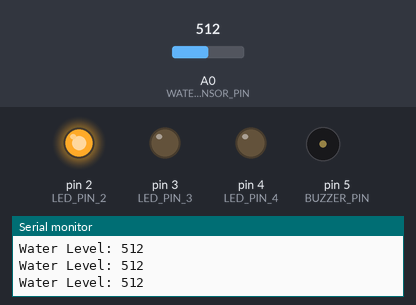
Bench run of a sketch on a simulated Arduino Uno, built with avr-gcc and run on an emulated ATmega328P. On the bench: output pins drawn as LEDs (lit = HIGH), buzzer (waves = sounding), the last lines printed to the serial monitor. The test bench sets the inputs (shaded band); at power-on: A0 (WATER_SENSOR_PIN) = 512.

Above: at 1.3 s.
1.4 s: A0 (WATER_SENSOR_PIN) set to 484
At 2.3 s:
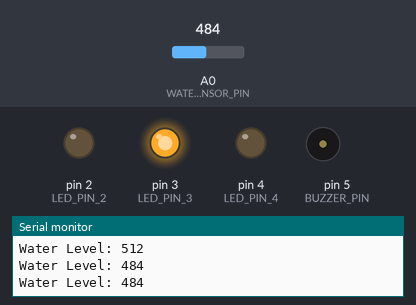
3.0 s: A0 (WATER_SENSOR_PIN) set to 308
4.5 s: A0 (WATER_SENSOR_PIN) set to 289
At 5.7 s:
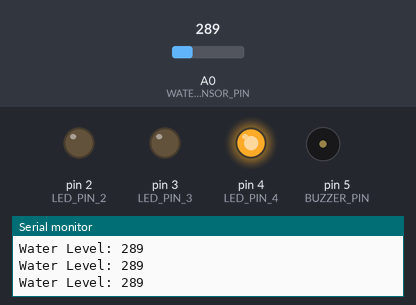
6.0 s: A0 (WATER_SENSOR_PIN) set to 710
At 7.0 s:
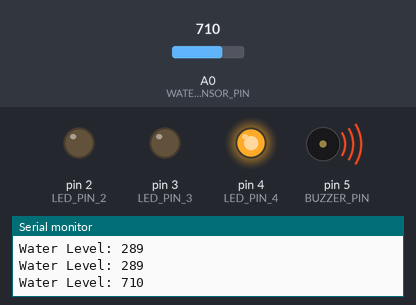
Timing chart, 0 to 13.0 s (numbered marks = the images above; inputs shaded):
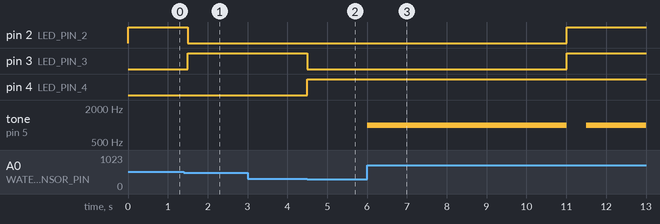

Measured:
- the behaviour switches between 501 and 500 on A0 (WATER_SENSOR_PIN) (found by bisection; images 0 and 1)
- the behaviour switches between 301 and 300 on A0 (WATER_SENSOR_PIN) (found by bisection; images 1 and 2)
- after the input at 1.4 s, pin 2 (LED_PIN_2): HIGH → LOW after 0.10 s; pin 3 (LED_PIN_3): LOW → HIGH after 0.10 s
- after the input at 4.5 s, pin 3 (LED_PIN_3): HIGH → LOW at once; pin 4 (LED_PIN_4): LOW → HIGH at once
- after the input at 6.0 s, pin 2 (LED_PIN_2), pin 3 (LED_PIN_3): LOW → HIGH after 5.0 s; tone on pin 5 (BUZZER_PIN): silent → 1000 Hz at once, → silent 5.0 s later, → 1000 Hz 0.50 s later

The sketch:

sketch_feb16e.ino
```cpp
#define WATER_SENSOR_PIN A0
#define LED_PIN_2 2
#define LED_PIN_3 3
#define LED_PIN_4 4
#define BUZZER_PIN 5

void setup() {
  pinMode(WATER_SENSOR_PIN, INPUT);
  pinMode(LED_PIN_2, OUTPUT);
  pinMode(LED_PIN_3, OUTPUT);
  pinMode(LED_PIN_4, OUTPUT);
  pinMode(BUZZER_PIN, OUTPUT);
  Serial.begin(9600);
}

void loop() {
  int waterLevel = analogRead(WATER_SENSOR_PIN);
  Serial.print("Water Level: ");
  Serial.println(waterLevel);

  // Check if water level is above a certain threshold to ring the buzzer
  if (waterLevel > 700) {
    tone(BUZZER_PIN, 1000); // Turn on the buzzer with a frequency of 1000 Hz
    delay(5000); // Ring the buzzer for 1 second
    noTone(BUZZER_PIN); // Turn off the buzzer
  }

  // Check water level and change LED behavior accordingly
  if (waterLevel > 700) {
    // If water level is very high, turn on all LEDs
    digitalWrite(LED_PIN_2, HIGH);
    digitalWrite(LED_PIN_3, HIGH);
    digitalWrite(LED_PIN_4, HIGH);
  } else if (waterLevel > 500) {
    // If water level is high, turn on LED_PIN_2, turn off LED_PIN_3 and LED_PIN_4
    digitalWrite(LED_PIN_2, HIGH);
    digitalWrite(LED_PIN_3, LOW);
    digitalWrite(LED_PIN_4, LOW);
  } else if (waterLevel > 300) {
    // If water level is medium, turn on LED_PIN_3, turn off LED_PIN_2 and LED_PIN_4
    digitalWrite(LED_PIN_2, LOW);
    digitalWrite(LED_PIN_3, HIGH);
    digitalWrite(LED_PIN_4, LOW);
  } else {
    // If water level is low, turn on LED_PIN_4, turn off LED_PIN_2 and LED_PIN_3
    digitalWrite(LED_PIN_2, LOW);
    digitalWrite(LED_PIN_3, LOW);
    digitalWrite(LED_PIN_4, HIGH);
  }

  delay(500); // Delay between each reading
}
```
